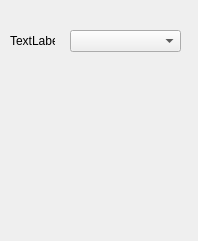
<?xml version="1.0" encoding="UTF-8"?>
<ui version="4.0">
 <class>SettingsWindow</class>
 <widget class="QMainWindow" name="SettingsWindow">
  <property name="geometry">
   <rect>
    <x>0</x>
    <y>0</y>
    <width>198</width>
    <height>241</height>
   </rect>
  </property>
  <property name="windowTitle">
   <string>MainWindow</string>
  </property>
  <widget class="QWidget" name="centralwidget">
   <widget class="QLabel" name="languageLable">
    <property name="geometry">
     <rect>
      <x>10</x>
      <y>30</y>
      <width>45</width>
      <height>21</height>
     </rect>
    </property>
    <property name="text">
     <string>TextLabel</string>
    </property>
   </widget>
   <widget class="QComboBox" name="languageList">
    <property name="geometry">
     <rect>
      <x>70</x>
      <y>30</y>
      <width>111</width>
      <height>22</height>
     </rect>
    </property>
   </widget>
  </widget>
 </widget>
 <resources/>
 <connections/>
</ui>
